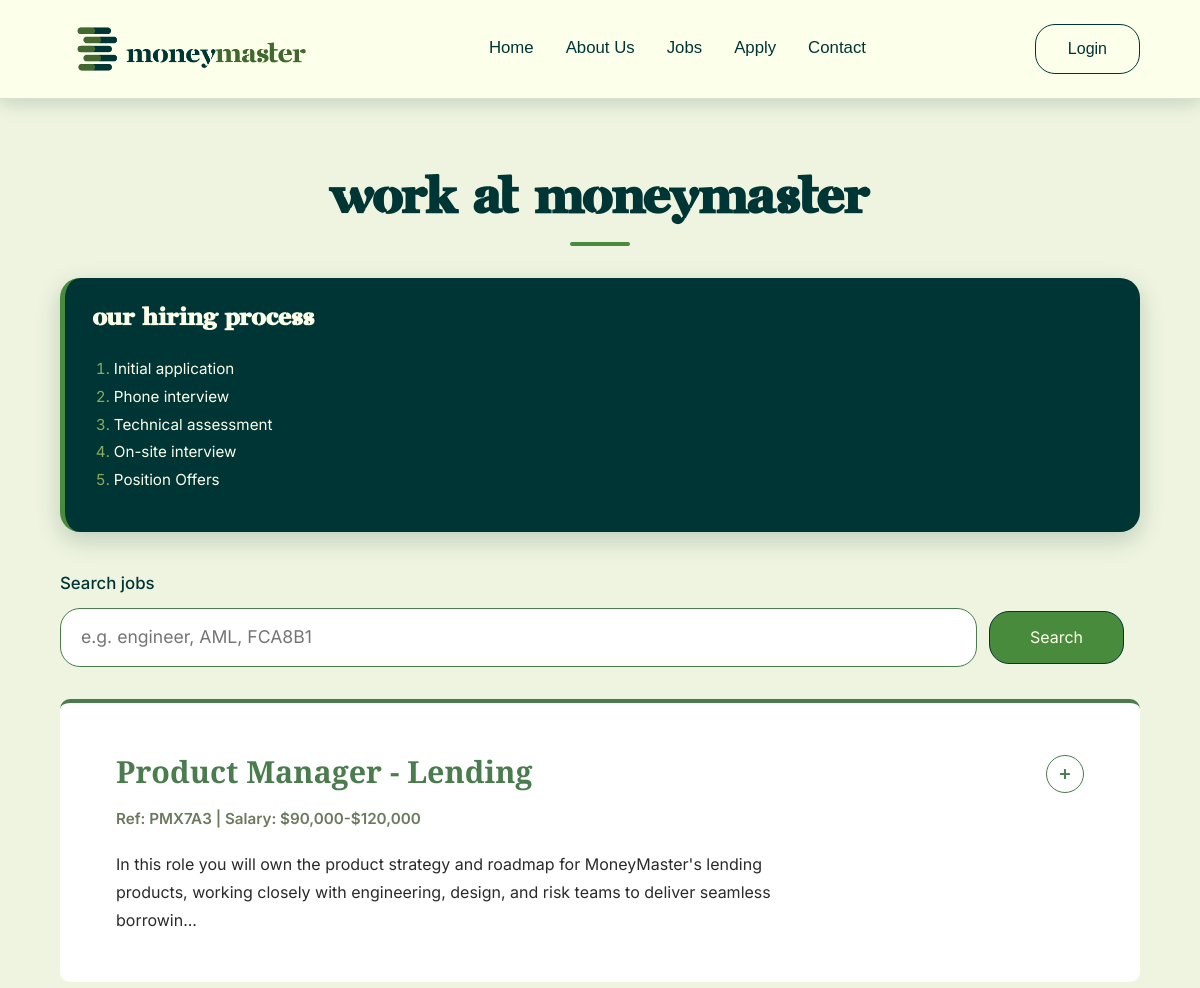
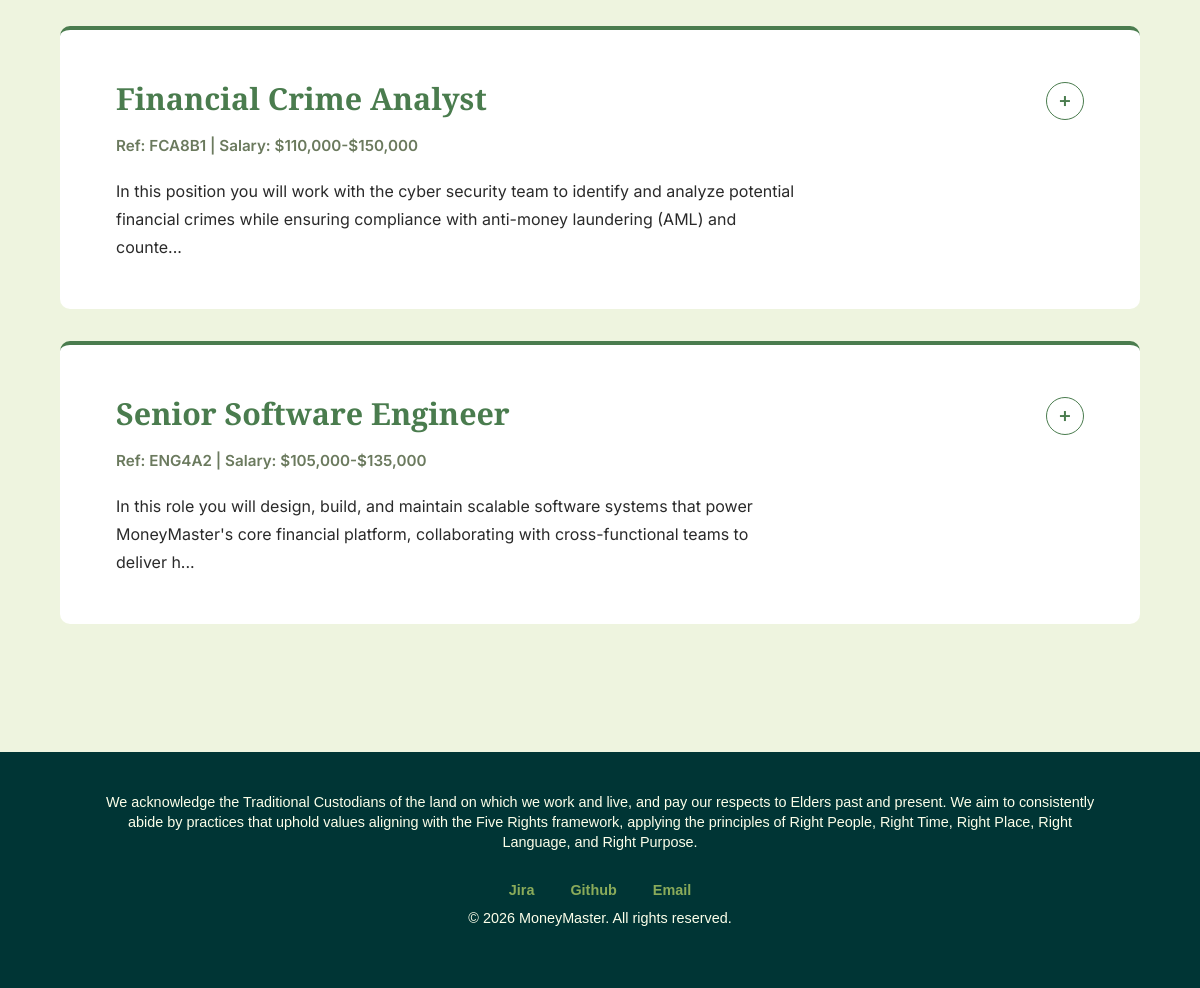
Page /project2/jobs.php on the committed database (2 pictures, top to bottom).
### tables this page shows
CREATE TABLE `jobs` (
  `id`          INT UNSIGNED AUTO_INCREMENT PRIMARY KEY,
  `ref`         VARCHAR(10)  NOT NULL UNIQUE,
  `title`       VARCHAR(100) NOT NULL,
  `salary_min`  INT UNSIGNED NOT NULL,
  `salary_max`  INT UNSIGNED NOT NULL,
  `description` TEXT         NOT NULL,
  `created_at`  TIMESTAMP    NOT NULL DEFAULT CURRENT_TIMESTAMP
);

### project2/functions.php (called while the page is built, shortened)
<?php
function e(string $s): string {
    return htmlspecialchars($s, ENT_QUOTES, 'UTF-8');
}
function excerpt(string $text, int $limit = 180): string
{
    $text = trim($text);
    return rtrim(substr($text, 0, $limit)) . '...';
}

### project2/jobs.php (the view, shortened to what this page needs)
<?php
require_once __DIR__ . '/db.php';
require_once __DIR__ . '/functions.php';
$pageTitle   = 'Work at MoneyMaster';
$hiringProcess = [
    'Initial application',
    'Phone interview',
    'Technical assessment',
    'On-site interview',
    'Position Offers',
];
$search = trim($_GET['q'] ?? '');
if ($search === '') {
    $jobs = $pdo->query('SELECT id, ref, title, salary_min, salary_max, description
                         FROM jobs ORDER BY created_at DESC, id DESC')->fetchAll();
}
?>
<!DOCTYPE html>
<html lang="en">
<head>
    <link rel="stylesheet" href="../styles/styles.css?v=3">
</head>
<body class="jobs-page">
<?php include __DIR__ . '/header.inc'; ?>
<main>
    <h1><?= e($pageTitle) ?></h1>
    <aside>
        <h2>Our Hiring Process</h2>
        <ol>
            <?php foreach ($hiringProcess as $step): ?>
                <li><?= e($step) ?></li>
            <?php endforeach; ?>
        </ol>
    </aside>
    <form class="job-search" action="jobs.php" method="get" role="search">
        <label for="q">Search jobs</label>
        <input type="search" id="q" name="q"
               value="<?= e($search) ?>"
               placeholder="e.g. engineer, AML, FCA8B1">
        <button type="submit" class="btn">Search</button>
    </form>
    <?php foreach ($jobs as $job): ?>
        <section>
            <details<?= $search !== '' ? ' open' : '' ?>>
                <summary>
                    <h2><?= e($job['title']) ?></h2>
                    <p class="job-meta">
                        Ref: <?= e($job['ref']) ?> |
                        Salary: $<?= number_format((int)$job['salary_min']) ?>-$<?= number_format((int)$job['salary_max']) ?>
                    </p>
                    <p class="job-brief">
                        <?= e(excerpt($job['description'])) ?>
                    </p>
                </summary>
            </details>
        </section>
    <?php endforeach; ?>
</main>
<?php include __DIR__ . '/footer.inc'; ?>
</body>
</html>

### styles/styles.css (style rules this page uses)
:root { --accent-color: rgb(72, 139, 60); --cream: #fcffea; --dark-green: #003535; --mid-green: #4a7c4e; --light-green: #8aab5a; --white: #ffffff; --soft-green: #dce8c8; --pale-green: #eef4df; --text: #2f4f4f; --muted: #6b7a5e; --radius: 20px; }
* { box-sizing: border-box; line-height: 140%; }
html { scroll-behavior: smooth; }
body { margin: 0; padding: 0; background-color: var(--cream); color: var(--dark-green); font-family: Helvetica, Arial, sans-serif; }
h1, h2, h3, h4 { font-family: "Saint George", Helvetica, Arial, sans-serif; }
h1 { font-size: 50px; }
h2 { font-size: 36px; }
.btn { display: inline-block; text-decoration: none; padding: 0.8rem 2rem; border-radius: 20px; font-size: 1rem; border: 1.5px solid var(--dark-green); background-color: var(--cream); cursor: pointer; transition: 0.3s; color: var(--dark-green); }
main { width: 100%; max-width: 1200px; min-height: 100vh; margin: 0 auto; padding: 130px 5% 3rem; }
main > section { background-color: var(--soft-green); border-radius: var(--radius); padding: 2rem 2.25rem; margin-bottom: 2rem; border-top: 4px solid var(--mid-green); box-shadow: 0 8px 25px rgba(0, 53, 53, 0.1); }
main > h1 { color: var(--dark-green); text-align: center; margin-bottom: 2rem; }
main > h1::after { content: ""; display: block; width: 60px; height: 4px; margin: 0.5rem auto 0; border-radius: 2px; background-color: var(--accent-color); }
main > section h2 { font-family: "Saint George", sans-serif; font-size: 1.55rem; color: var(--dark-green); font-weight: 700; margin-bottom: 0.4rem; }
aside { padding: 1.5rem 1.75rem; margin-bottom: 2.5rem; border-left: 5px solid var(--accent-color); border-radius: var(--radius); background-color: var(--dark-green); color: var(--cream); font-size: 0.95rem; box-shadow: 0 8px 25px rgba(0, 53, 53, 0.2); }
aside h2 { margin-top: 0; color: var(--cream); font-size: 1.5rem; }
aside ol { padding-left: 1.3rem; }
aside ol li { padding: 0.2rem 0; color: var(--cream); }
aside ol li::marker { color: var(--light-green); }
.job-search { display: flex; flex-wrap: wrap; align-items: center; gap: 0.75rem; margin-bottom: 2rem; }
.job-search label { width: 100%; margin: 0; }
.job-search input[type="search"] { flex: 1 1 250px; max-width: 400px; padding: 0.75rem; border: 1.5px solid var(--mid-green); border-radius: 8px; color: var(--dark-green); background-color: var(--cream); font-size: 1rem; transition: border-color 0.3s, box-shadow 0.3s; }
main > section summary { position: relative; padding-right: 2.5rem; list-style: none; cursor: pointer; }
main > section summary h2 { margin-top: 0; }
.job-meta { font-size: 0.875rem; color: var(--mid-green); font-weight: 700; margin-bottom: 0.75rem; }
.job-brief { color: var(--text); margin-bottom: 0; }
.job-search input[type="search"], .job-search button { font-family: inherit; }
body.jobs-page { background-color: var(--pale-green); }
.jobs-page main { font-family: "Inter", Helvetica, Arial, sans-serif; }
.jobs-page .job-search label { font-weight: 500; font-size: 1.05rem; }
.jobs-page .job-search input[type="search"] { flex: 1 1 250px; max-width: none; padding: 1rem 1.25rem; border-radius: var(--radius); background-color: var(--white); font-size: 1.1rem; }
.jobs-page .job-search .btn { padding: 0.9rem 2.5rem; }
.jobs-page main > section { padding: 3rem 3.5rem; border-radius: 10px; background-color: var(--white); box-shadow: none; }
.jobs-page main > section h2 { font-family: "Playfair Display", Georgia, serif; font-size: 1.9rem; color: var(--mid-green); margin-bottom: 0.75rem; }
.jobs-page main > section summary { padding-right: 4rem; }
.jobs-page .job-meta { color: var(--muted); font-size: 0.95rem; font-weight: 600; margin-bottom: 1.25rem; }
.jobs-page .job-brief, .jobs-page .job-desc { color: #2a2a2a; font-size: 1rem; line-height: 1.75; max-width: 68ch; }
label { display: block; margin-bottom: 0.3rem; color: var(--dark-green); font-weight: bold; }
form button { padding: 0.7rem 2rem; margin-right: 1rem; border: 1.5px solid var(--dark-green); border-radius: 20px; font-size: 1rem; cursor: pointer; transition: 0.3s; }
button[type="submit"] { color: var(--cream); background-color: var(--accent-color); }

### rows in the picture
jobs: title "Product Manager - Lending", ref "PMX7A3", salary_min "90,000", salary_max "120,000", description "In this role you will own the product strategy and roadmap for MoneyMaster's lending products, working closely with engineering, design, and risk teams to deliver seamless borrowin..."
jobs: title "Financial Crime Analyst", ref "FCA8B1", salary_min "110,000", salary_max "150,000", description "In this position you will work with the cyber security team to identify and analyze potential financial crimes while ensuring compliance with anti-money laundering (AML) and counte..."
jobs: title "Senior Software Engineer", ref "ENG4A2", salary_min "105,000", salary_max "135,000", description "In this role you will design, build, and maintain scalable software systems that power MoneyMaster's core financial platform, collaborating with cross-functional teams to deliver h..."

### other values in the picture
$pageTitle "Work at MoneyMaster"
$step "Initial application"
$step "Phone interview"
$step "Technical assessment"
$step "On-site interview"
$step "Position Offers"
